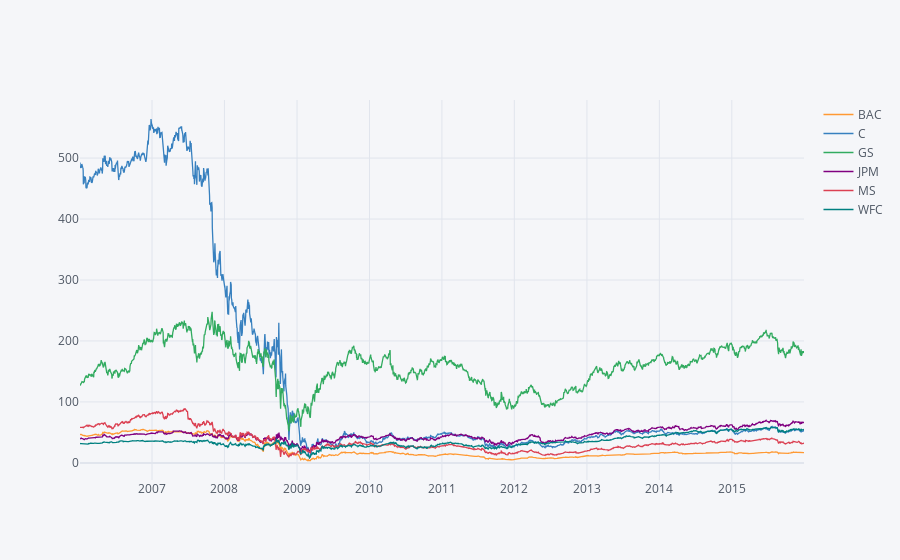

Notebook source saved alongside this figure:
### Code cell
bank_stocks.xs(key='Close',axis=1,level='Stock Info').iplot()

### Figure 1 — Plotly figure (JSON) as saved in the notebook; plotly's stock layout.template omitted (floating-point values rounded to 4 significant figures; data arrays with more than 128 entries replaced by an {"elided": "..."} marker saying what was removed)
{"data": [{"line": {"color": "rgba(255, 153, 51, 1.0)", "dash": "solid", "shape": "linear", "width": 1.3}, "mode": "lines", "name": "BAC", "text": "", "type": "scatter", "x": {"elided": "2517 str values"}, "y": {"elided": "2517 float values"}}, {"line": {"color": "rgba(55, 128, 191, 1.0)", "dash": "solid", "shape": "linear", "width": 1.3}, "mode": "lines", "name": "C", "text": "", "type": "scatter", "x": {"elided": "2517 str values"}, "y": {"elided": "2517 float values"}}, {"line": {"color": "rgba(50, 171, 96, 1.0)", "dash": "solid", "shape": "linear", "width": 1.3}, "mode": "lines", "name": "GS", "text": "", "type": "scatter", "x": {"elided": "2517 str values"}, "y": {"elided": "2517 float values"}}, {"line": {"color": "rgba(128, 0, 128, 1.0)", "dash": "solid", "shape": "linear", "width": 1.3}, "mode": "lines", "name": "JPM", "text": "", "type": "scatter", "x": {"elided": "2517 str values"}, "y": {"elided": "2517 float values"}}, {"line": {"color": "rgba(219, 64, 82, 1.0)", "dash": "solid", "shape": "linear", "width": 1.3}, "mode": "lines", "name": "MS", "text": "", "type": "scatter", "x": {"elided": "2517 str values"}, "y": {"elided": "2517 float values"}}, {"line": {"color": "rgba(0, 128, 128, 1.0)", "dash": "solid", "shape": "linear", "width": 1.3}, "mode": "lines", "name": "WFC", "text": "", "type": "scatter", "x": {"elided": "2517 str values"}, "y": {"elided": "2517 float values"}}], "layout": {"autosize": true, "legend": {"bgcolor": "#F5F6F9", "font": {"color": "#4D5663"}}, "paper_bgcolor": "#F5F6F9", "plot_bgcolor": "#F5F6F9", "title": {"font": {"color": "#4D5663"}}, "xaxis": {"autorange": true, "gridcolor": "#E1E5ED", "range": ["2006-01-03", "2015-12-31"], "showgrid": true, "tickfont": {"color": "#4D5663"}, "title": {"font": {"color": "#4D5663"}, "text": ""}, "type": "date", "zerolinecolor": "#E1E5ED"}, "yaxis": {"autorange": true, "gridcolor": "#E1E5ED", "range": [-28.02, 595.3], "showgrid": true, "tickfont": {"color": "#4D5663"}, "title": {"font": {"color": "#4D5663"}, "text": ""}, "type": "linear", "zerolinecolor": "#E1E5ED"}}}
